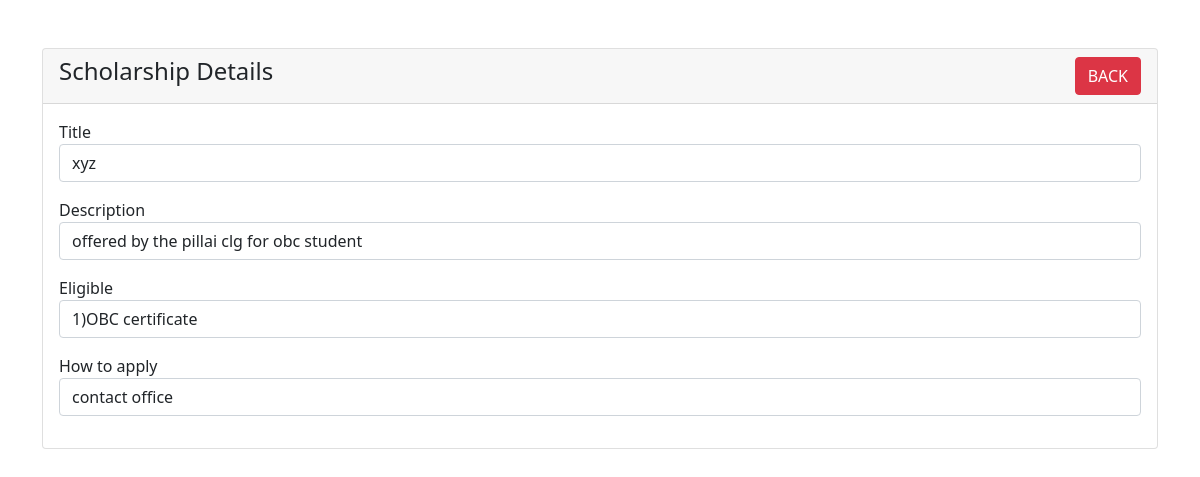
/crud/scholarship-view.php?id=1, run on the app's committed database.
### tables this page shows
CREATE TABLE `scholarship` (
  `id` int(255) NOT NULL,
  `title` varchar(255) NOT NULL,
  `description` varchar(255) NOT NULL,
  `eligible` varchar(255) NOT NULL,
  `how` varchar(255) NOT NULL
);

### crud/scholarship-view.php (the view, shortened to what this page needs)
<?php
require 'dbcon.php';
?>
<!doctype html>
<html lang="en">
  <head>
    <link href="https://cdn.jsdelivr.net/npm/bootstrap@5.1.3/dist/css/bootstrap.min.css" rel="stylesheet">
</head>
<body>
    <div class="container mt-5">
        <div class="row">
            <div class="col-md-12">
                <div class="card">
                    <div class="card-header">
                        <h4>Scholarship Details
                            <a href="index.php" class="btn btn-danger float-end">BACK</a>
                        </h4>
                    </div>
                    <div class="card-body">
                        <?php
                        if(isset($_GET['id']))
                        {
                            $scholarship_id = mysqli_real_escape_string($con, $_GET['id']);
                            $query = "SELECT * FROM scholarship WHERE id='$scholarship_id' ";
                            $query_run = mysqli_query($con, $query);
                            if(mysqli_num_rows($query_run) > 0)
                            {
                                $scholarship = mysqli_fetch_array($query_run);
                                ?>
                                    <div class="mb-3">
                                        <label>Title</label>
                                        <p class="form-control">
                                            <?=$scholarship['title'];?>
                                        </p>
                                    </div>
                                    <div class="mb-3">
                                        <label>Description</label>
                                        <p class="form-control">
                                            <?=$scholarship['description'];?>
                            </p>
                                    </div>
                                    <div class="mb-3">
                                        <label>Eligible</label>
                                        <p class="form-control">
                                            <?=$scholarship['eligible'];?>
                                        </p>
                                    </div>
                                    <div class="mb-3">
                                        <label>How to apply</label>
                                        <p class="form-control">
                                            <?=$scholarship['how'];?>
                                        </p>
                                    </div>
                                <?php
                            }
                            else
                            {
                                echo "<h4>No Such Id Found</h4>";
                            }
                        }
                        ?>
                    </div>
                </div>
            </div>
        </div>
    </div>
</body>
</html>

### data on the page
scholarship: title "xyz", description "offered by the pillai clg for obc student", eligible "1)OBC certificate", how "contact office"
